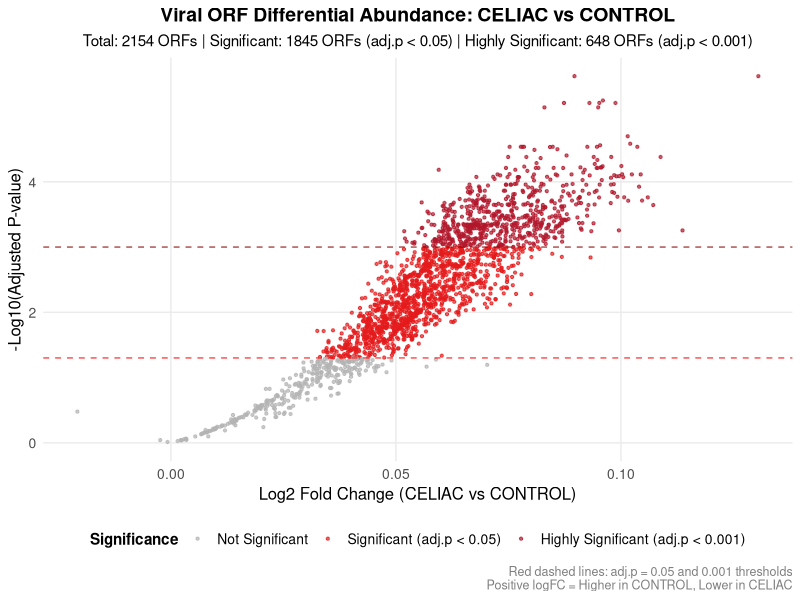
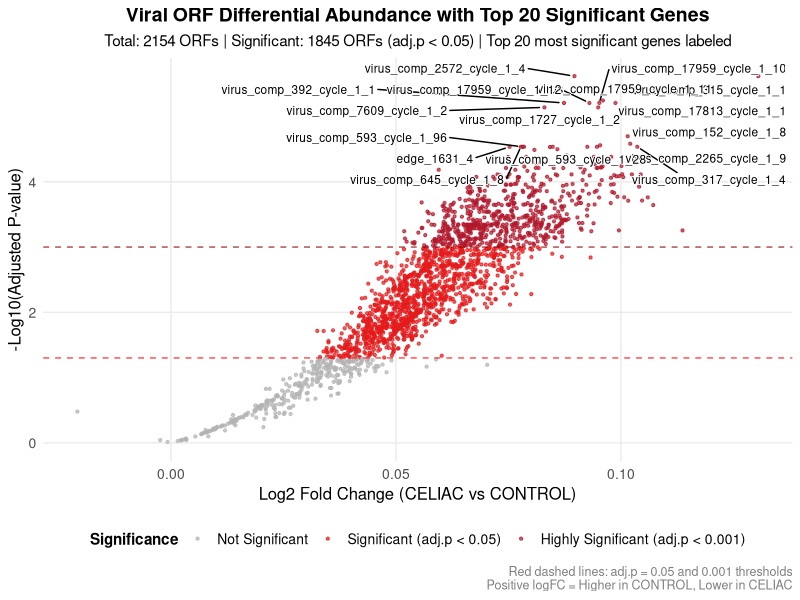

R code for these plots, in order:
#!/usr/bin/env Rscript
# Create volcano plot for limma differential abundance results
# Highlights the 1,845 significant ORFs from trajectory analysis
# Author: Claude AI
# Date: 2025-07-21

library(ggplot2)
library(dplyr)
library(ggrepel)

# Set working directory
setwd("/Users/leranwang/Handley Lab Dropbox/16S/Celiac/Phage/phage_detection_pipeline_new_assembly/Orf/data/total/compositonal_analysis")

cat("=== LIMMA VOLCANO PLOT GENERATION ===\n")
cat("Starting at:", format(Sys.time()), "\n\n")

# ============================================================================
# PART 1: LOAD DATA
# ============================================================================

cat("1. Loading limma results...\n")

# Load limma results
limma_results <- read.csv("../total_limma_results.csv", row.names = 1)

cat("Limma results loaded:", nrow(limma_results), "ORFs\n")
cat("Columns:", paste(colnames(limma_results), collapse = ", "), "\n")

# Check for required columns
required_cols <- c("logFC", "adj.P.Val", "P.Value", "t", "AveExpr")
missing_cols <- setdiff(required_cols, colnames(limma_results))
if(length(missing_cols) > 0) {
  cat("Warning: Missing columns:", paste(missing_cols, collapse = ", "), "\n")
}

# ============================================================================
# PART 2: PREPARE DATA FOR VOLCANO PLOT
# ============================================================================

cat("\n2. Preparing volcano plot data...\n")

# Add significance categories
limma_results$significant <- limma_results$adj.P.Val < 0.05
limma_results$highly_significant <- limma_results$adj.P.Val < 0.001
limma_results$neg_log10_padj <- -log10(limma_results$adj.P.Val)
limma_results$neg_log10_pval <- -log10(limma_results$P.Value)

# Add ORF IDs as a column
limma_results$orf_id <- rownames(limma_results)

# Create significance labels
limma_results$significance_label <- "Not Significant"
limma_results$significance_label[limma_results$significant] <- "Significant (adj.p < 0.05)"
limma_results$significance_label[limma_results$highly_significant] <- "Highly Significant (adj.p < 0.001)"

# Convert to factor for proper ordering in legend
limma_results$significance_label <- factor(limma_results$significance_label,
                                          levels = c("Not Significant", 
                                                    "Significant (adj.p < 0.05)",
                                                    "Highly Significant (adj.p < 0.001)"))

# Summary statistics
cat("Total ORFs:", nrow(limma_results), "\n")
cat("Significant ORFs (adj.p < 0.05):", sum(limma_results$significant), 
    "(", round(100 * sum(limma_results$significant) / nrow(limma_results), 1), "%)\n")
cat("Highly significant ORFs (adj.p < 0.001):", sum(limma_results$highly_significant),
    "(", round(100 * sum(limma_results$highly_significant) / nrow(limma_results), 1), "%)\n")

cat("LogFC range:", round(range(limma_results$logFC, na.rm = TRUE), 3), "\n")
cat("Adj.p range:", range(limma_results$adj.P.Val, na.rm = TRUE), "\n")

# ============================================================================
# PART 3: CREATE VOLCANO PLOT
# ============================================================================

cat("\n3. Creating volcano plot...\n")

# Define colors for significance levels
colors <- c("Not Significant" = "grey70",
           "Significant (adj.p < 0.05)" = "#E31A1C", 
           "Highly Significant (adj.p < 0.001)" = "#B2182B")

# Create the volcano plot
volcano_plot <- ggplot(limma_results, aes(x = logFC, y = neg_log10_padj)) +
  geom_point(aes(color = significance_label), 
             size = 0.8, alpha = 0.7) +
  scale_color_manual(values = colors, name = "Significance") +
  
  # Add significance threshold lines
  geom_hline(yintercept = -log10(0.05), linetype = "dashed", 
             color = "red", alpha = 0.7) +
  geom_hline(yintercept = -log10(0.001), linetype = "dashed", 
             color = "darkred", alpha = 0.7) +
  
  # Customize axes
  labs(
    title = "Viral ORF Differential Abundance: CELIAC vs CONTROL",
    subtitle = paste("Total:", nrow(limma_results), "ORFs |", 
                     "Significant:", sum(limma_results$significant),
                     "ORFs (adj.p < 0.05) |",
                     "Highly Significant:", sum(limma_results$highly_significant), 
                     "ORFs (adj.p < 0.001)"),
    x = "Log2 Fold Change (CELIAC vs CONTROL)",
    y = "-Log10(Adjusted P-value)",
    caption = "Red dashed lines: adj.p = 0.05 and 0.001 thresholds\nPositive logFC = Higher in CONTROL, Lower in CELIAC"
  ) +
  
  # Theme customization
  theme_minimal() +
  theme(
    plot.title = element_text(size = 14, face = "bold", hjust = 0.5),
    plot.subtitle = element_text(size = 11, hjust = 0.5),
    plot.caption = element_text(size = 9, color = "grey50"),
    axis.title = element_text(size = 12),
    axis.text = element_text(size = 10),
    legend.title = element_text(size = 11, face = "bold"),
    legend.text = element_text(size = 10),
    legend.position = "bottom",
    panel.grid.minor = element_blank()
  ) +
  
  # Add some padding to the plot
  expand_limits(y = 0)

# ============================================================================
# PART 4: CREATE ENHANCED VERSION WITH TOP GENE LABELS
# ============================================================================

cat("4. Creating enhanced volcano plot with top gene labels...\n")

# Identify top genes to label (most significant)
top_genes <- limma_results %>%
  filter(significant) %>%
  arrange(adj.P.Val) %>%
  head(20)

cat("Top 20 most significant genes selected for labeling\n")

# Enhanced volcano plot with labels
enhanced_volcano_plot <- volcano_plot +
  geom_text_repel(
    data = top_genes,
    aes(label = orf_id),
    size = 3,
    color = "black",
    bg.color = "white",
    bg.r = 0.1,
    box.padding = 0.3,
    point.padding = 0.3,
    force = 2,
    max.overlaps = 20,
    seed = 42
  ) +
  labs(
    title = "Viral ORF Differential Abundance with Top 20 Significant Genes",
    subtitle = paste("Total:", nrow(limma_results), "ORFs |", 
                     "Significant:", sum(limma_results$significant),
                     "ORFs (adj.p < 0.05) |",
                     "Top 20 most significant genes labeled")
  )

# ============================================================================
# PART 5: SAVE PLOTS
# ============================================================================

cat("\n5. Saving volcano plots...\n")

# Save basic volcano plot
ggsave("limma_volcano_plot.png", volcano_plot, 
       width = 12, height = 8, dpi = 300, bg = "white")

# Save enhanced volcano plot
ggsave("limma_volcano_plot_with_labels.png", enhanced_volcano_plot,
       width = 14, height = 10, dpi = 300, bg = "white")

cat("Volcano plots saved:\n")
cat("- limma_volcano_plot.png: Basic volcano plot\n")
cat("- limma_volcano_plot_with_labels.png: Enhanced with gene labels\n")

# ============================================================================
# PART 6: GENERATE SUMMARY STATISTICS
# ============================================================================

cat("\n6. Generating summary statistics...\n")

# Create summary statistics table
summary_stats <- data.frame(
  Category = c("Total ORFs", "Significant ORFs (adj.p < 0.05)", 
               "Highly Significant (adj.p < 0.001)", "Non-significant ORFs"),
  Count = c(nrow(limma_results), 
           sum(limma_results$significant),
           sum(limma_results$highly_significant),
           sum(!limma_results$significant)),
  Percentage = c(100, 
                round(100 * sum(limma_results$significant) / nrow(limma_results), 1),
                round(100 * sum(limma_results$highly_significant) / nrow(limma_results), 1),
                round(100 * sum(!limma_results$significant) / nrow(limma_results), 1)),
  stringsAsFactors = FALSE
)

print(summary_stats)

# Save summary statistics
write.csv(summary_stats, "limma_volcano_plot_summary.csv", row.names = FALSE)

# Save top genes information
write.csv(top_genes[, c("orf_id", "logFC", "adj.P.Val", "P.Value", "t", "AveExpr")], 
         "limma_volcano_top20_genes.csv", row.names = FALSE)

cat("\nSummary files saved:\n")
cat("- limma_volcano_plot_summary.csv: Overall statistics\n") 
cat("- limma_volcano_top20_genes.csv: Top 20 most significant genes\n")

cat("\n=== VOLCANO PLOT ANALYSIS COMPLETED ===\n")
cat("Generated:", format(Sys.time()), "\n")